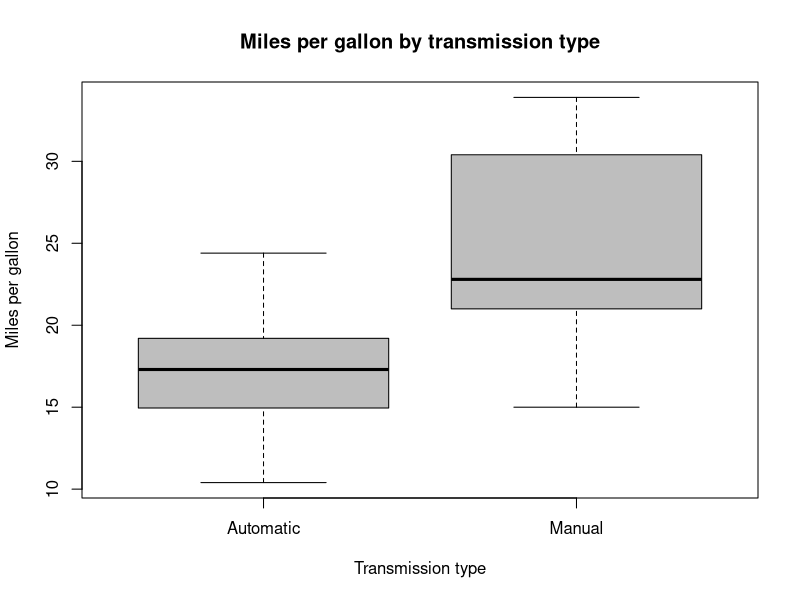
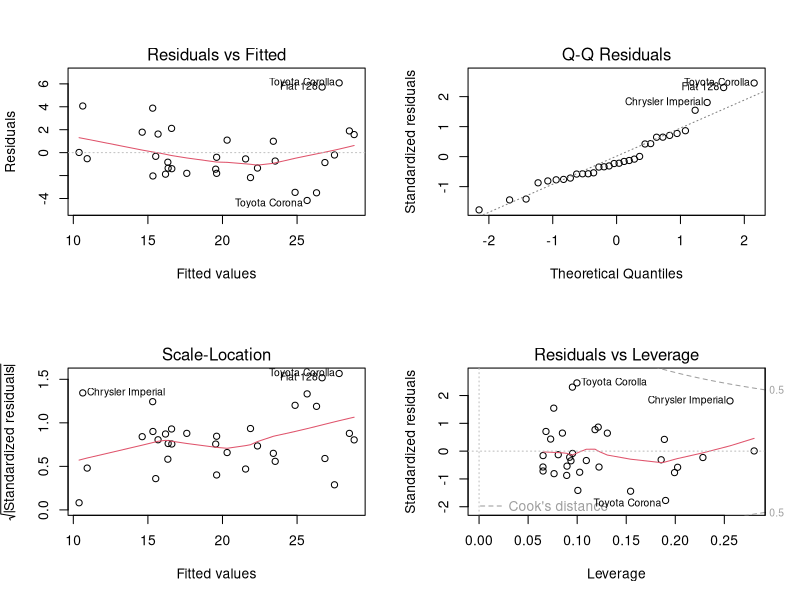
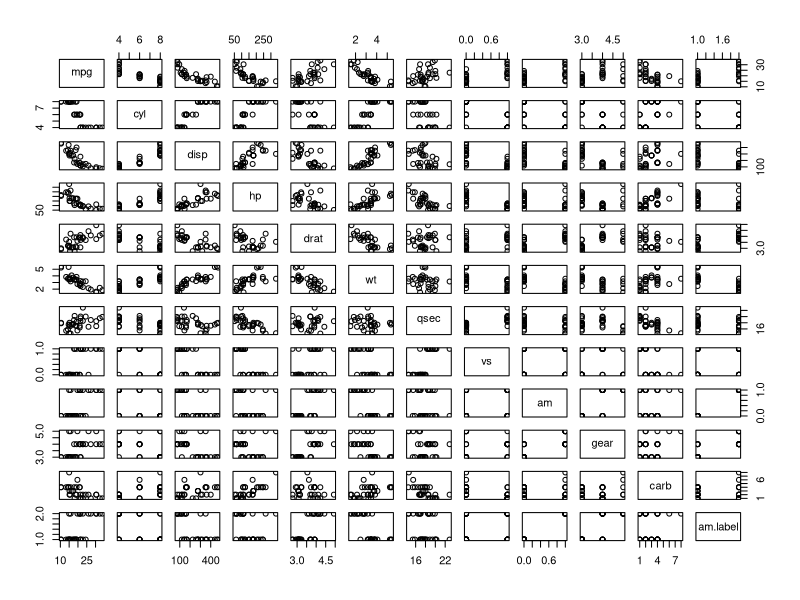

R code for these plots, in order:
## ---- chunk 1
knitr::opts_chunk$set(echo = TRUE)
rm(list = ls())
cat("\014") 
library(datasets)
data(mtcars)
## ---- chunk 2
str(mtcars) #Resumen

mtcars$am.label <- factor(mtcars$am, labels=c("Automatic","Manual")) # 0=automatico, 1=manual Añade un label a la entrada variable de interés.

boxplot(mpg~am.label, data=mtcars, col="grey", ylab="Miles per gallon", xlab = "Transmission type", main="Miles per gallon by transmission type")
## ---- chunk 3
manu<-subset(mtcars,mtcars$am==1)
auto<-subset(mtcars,mtcars$am==0)
test<-t.test(auto$mpg,manu$mpg)
## ---- chunk 4
unifit<-lm(mtcars$mpg~as.factor(mtcars$am))
summary(unifit)
## ---- chunk 5
multifit<-lm(mpg~cyl+wt+as.factor(am) ,mtcars)
summary(multifit)
## ---- chunk 6
#Variance analysis
print("A. VARIANCE ANALYSIS")
anova(multifit)

#Residual plots
print("B. RESIDUAL PLOTS")
par(mfrow = c(2, 2))
plot(multifit)

#Scatterplot matrix of the dataset:
print("C.DATASET SCATTERPLOT DATASET ")
pairs(mpg ~ ., data = mtcars)
